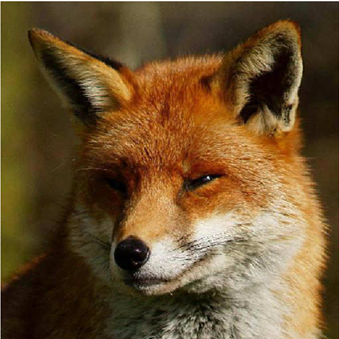
%> input picture images/Q55_RGB.png, 339 x 339 px; its folder holds only this picture in this run
$ octave combined_encoder_colour.m   (GNU Octave 9; MATLAB toolbox functions it lacks are replaced by stand-ins)
%> lines starting %> are read from the running program, lines starting %| are printed output that depends on the picture
clear;

images = dir("./images/*.png");
numImages = length(images);
disp(numImages);
for z = 1:numImages
    currentImage = images(z).name;
    currentImage = "./images/"+currentImage;
    img = imread(currentImage);
%> img is the input picture: size 339x339x3 uint8; mean R, G, B 108.3, 82.5, 47.8
    ycbcr = rgb2ycbcr(img);
%> ycbcr: size 339x339x3 uint8; mean of channels 1, 2, 3 90, 108.9, 141.8
    Y = double(ycbcr(:,:,1));
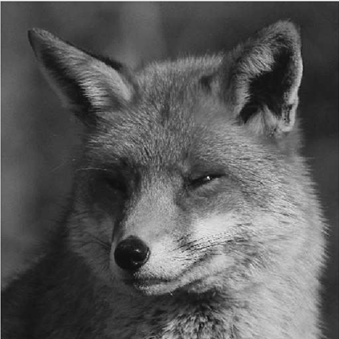
%> Y: size 339x339 double; min 16, max 235, mean 90
    Cb = double(ycbcr(:,:,2));
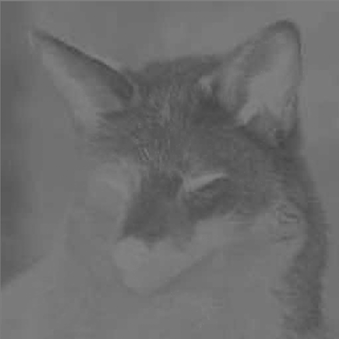
%> Cb: size 339x339 double; min 69, max 133, mean 108.9
    Cr = double(ycbcr(:,:,3));
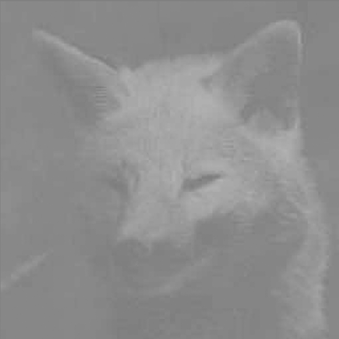
%> Cr: size 339x339 double; min 122, max 179, mean 141.8
    %padding
    padding_r = mod(size(Y,1),8);
%> padding_r = 3
    if (padding_r > 0)
        Y = [Y ; zeros(padding_r, size(Y,2))];
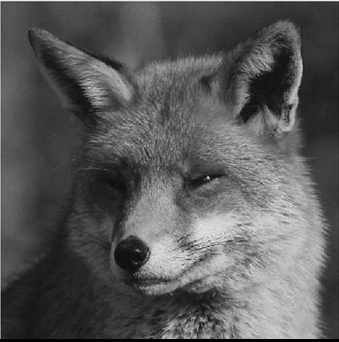
%> Y: size 342x339 double; min 0, max 235, mean 89.3
        Cb = [Cb ; zeros(padding_r, size(Cb,2))];
%> Cb: size 342x339 double
        Cr = [Cr ; zeros(padding_r, size(Cr,2))];
%> Cr: size 342x339 double
    end

    padding_c = mod(size(Y,2),8);
%> padding_c = 3
    if (padding_c > 0)
        Y = [Y  zeros(size(Y,1), padding_c)];
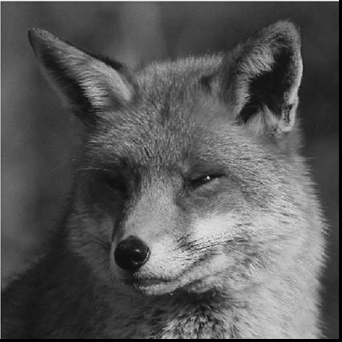
%> Y: size 342x342 double; min 0, max 235, mean 88.5
        Cb = [Cb  zeros(size(Cb,1), padding_c)];
%> Cb: size 342x342 double
        Cr = [Cr  zeros(size(Cr,1), padding_c)];
%> Cr: size 342x342 double
    end

    for y=5:10:85
        output_image = "img"+num2str(z)+"_"+num2str(y)+".mv";

        % Process each component (Y, Cb, Cr) independently
        process_component(Y, "Y"+output_image, y);
% [7 lines not run here, left out]
function process_component(component, name, q_num)

     quantization = [[16 11 10 16 24 40 51 61];
                        [12 12 14 19 26 58 60 55];
                        [14 13 16 24 40 57 69 56];
                        [14 17 22 29 51 87 80 62];
                        [18 22 37 56 68 109 103 77];
                        [24 35 55 64 81 104 113 92];
                        [49 64 78 87 103 121 120 101];
                        [ 72 92 95 98 112 100 103 99]];

     quantization = quantization .* (50/q_num);

     arr = [];
        %yet to pad zeros for left out pixels
        for i=1:8:size(component, 1)-7
            for j = 1:8:size(component, 2)-7
                patch = component(i:i+7, j:j+7);
                dct_patch = dct2(patch);
                quantized = round(dct_patch./quantization);
                arr = [arr;zig_zag(quantized)];
            end
        end

        %RLE encoding
        DC = [];
        RLE_encoded = [];
        for i=1:size(arr,1)
            zero_count=0;
            for j=2:size(arr,2)
                if arr(i,j) == 0
                    zero_count = zero_count + 1;
                else
                    RLE_encoded = [RLE_encoded zero_count arr(i,j)];
                    zero_count = 0;
                end
            end
            RLE_encoded = [RLE_encoded 0 0];
            DC = [DC arr(i,1)];
        end


        %subtracting the DCs
        encoded_dc = [DC(1)];
        for i=2:size(DC,2)
            diff = DC(i) - DC(i-1);
            encoded_dc = [encoded_dc diff];
        end

        %creating frequency table
        [unique_dc, ~, idx_dc] = unique(encoded_dc);
        dc_freq = accumarray(idx_dc, 1);
        dc_frequency_table = [unique_dc', dc_freq];

        [unique_ac, ~, idx_ac] = unique(RLE_encoded);
        ac_freq = accumarray(idx_ac, 1);
        ac_frequency_table = [unique_ac', ac_freq];


        %huffman code creation
%> (the run ends here)
